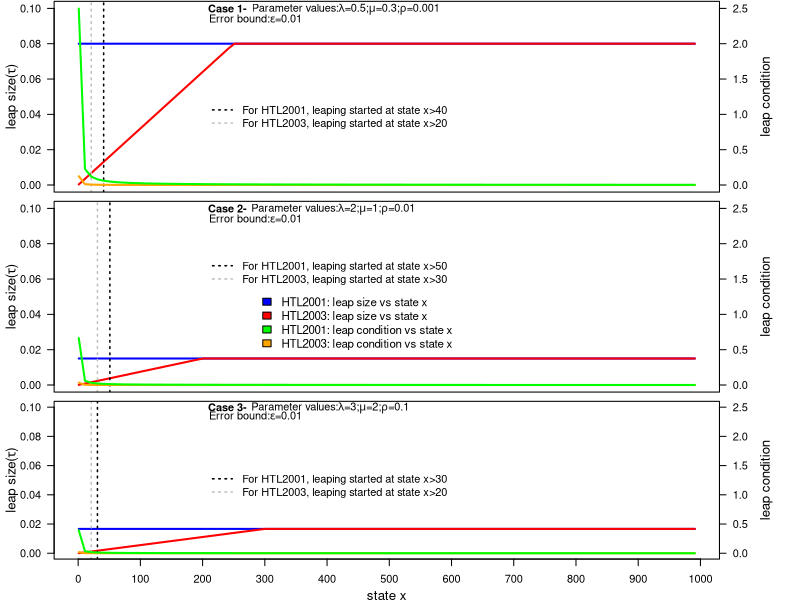

R code for this plot:
####Setting the plot size and resolution (300 dpi)
options(repr.plot.width=8, repr.plot.height=8,repr.plot.res = 300) #Setting plot size

#Based on Gillespie 2001
tau_TotalRate_2001<-function(X,b,d,c,error){
    rate1<- b*X
    #probability of death
    rate2<- d*X
    #probability of catastrophe
    rate3<- c*X
    
    total_rate<- rate1+rate2+rate3 #representing a0(x)
    
     tau<-(error*(b+d))/(abs(b-d)*max(b,d)) 
    leap_condition<- 2/total_rate
    return(list(tau=tau,leap_conditions=leap_condition))
}

#Based on Gillespie & Petzold 2003
tau_TotalRate_2003<-function(X,b,d,c,error){  
   rate1<- b*X
    #probability of death
    rate2<- d*X
    #probability of catastrophe
    rate3<- c*X
    
    total_rate<- rate1+rate2+rate3 #representing a0(x)
     #Computing tau from equation 6 based on Gillespie & Petzold 2003
    Leap_sizes1= (error*(b+d))/(abs(b^2-b*d))
    Leap_sizes2= (error*(b+d))/(abs(b*d-d^2))
    Leap_sizes3= X*(error*(b+d))^2/(b^3+ d*b^2)
    Leap_sizes4= X*(error*(b+d))^2/(b*d^2+ d^3)
    
    #estimate of the tau leap size
    tau=min(Leap_sizes1,Leap_sizes2,Leap_sizes3,Leap_sizes4)  
     leap_condition<- 1/(10*total_rate)
    return(list(tau=tau,leap_condition= leap_condition))
}

#Based on Gillespie & Petzold 2003
tau_TotalRate_2003_2<-function(X,b,d,c,error){  
   rate1<- b*X
    #probability of death
    rate2<- d*X
    #probability of catastrophe
    rate3<- c*X
    
    total_rate<- rate1+rate2+rate3 #representing a0(x)
     #Computing tau from equation 6 based on Gillespie & Petzold 2003
    Leap_sizes1= (error*(b+d))/ (abs(b-d)*max(b,d))
    Leap_sizes2= X*(error*(b+d))^2/((b+d)*max(b^2,d^2))
    
    #estimate of the tau leap size
    tau=min(Leap_sizes1,Leap_sizes2)  
     leap_condition<- 1/(10*total_rate)
    return(list(tau=tau,leap_condition= leap_condition))
}

state<-seq(100,300,by=10)

 for (i in seq_along(state)) print(tau_TotalRate_2003(X=state[i],b=0.5,d=0.3,c=0.001,error=0.01)$tau)

state<- seq(100,300,by=10)

for (i in seq_along(state)) print(tau_TotalRate_2003_2(X=state[i],b=0.5,d=0.3,c=0.001,error=0.01)$tau)


tau2001=tau2003=results2001=results2003=leapCondition2001=leapCondition2003=NULL

state<- seq(1,1000,by=10)
tau2001[["case1"]]=leapCondition2001[["case1"]]=numeric(length(state))
tau2001[["case2"]]=leapCondition2001[["case2"]]=numeric(length(state))
tau2001[["case3"]]=leapCondition2001[["case3"]]=numeric(length(state))

for(i in seq_along(state)) {
results2001[["case1"]]<- tau_TotalRate_2001(X=state[i],b=0.5,d=0.3,c=0.001,error=0.01)
results2001[["case2"]]<- tau_TotalRate_2001(X=state[i],b=2,d=1,c=0.01,error=0.01)  
results2001[["case3"]]<- tau_TotalRate_2001(X=state[i],b=3,d=2,c=0.1,error=0.01)
    
tau2001[["case1"]][i]<-results2001[["case1"]]$tau
tau2001[["case2"]][i]<-results2001[["case2"]]$tau
tau2001[["case3"]][i]<-results2001[["case3"]]$tau
    
leapCondition2001[["case1"]][i]<-results2001[["case1"]]$leap_condition
leapCondition2001[["case2"]][i]<-results2001[["case2"]]$leap_condition
leapCondition2001[["case3"]][i]<-results2001[["case3"]]$leap_condition
}

state<- seq(1,1000,by=10)
tau2003[["case1"]]=leapCondition2003[["case1"]]=numeric(length(state))
tau2003[["case2"]]=leapCondition2003[["case2"]]=numeric(length(state))
tau2003[["case3"]]=leapCondition2003[["case3"]]=numeric(length(state))

for(i in seq_along(state)) {
results2003[["case1"]]<- tau_TotalRate_2003(X=state[i],b=0.5,d=0.3,c=0.001,error=0.01)
results2003[["case2"]]<- tau_TotalRate_2003(X=state[i],b=2,d=1,c=0.01,error=0.01)  
results2003[["case3"]]<- tau_TotalRate_2003(X=state[i],b=3,d=2,c=0.1,error=0.01)
    
tau2003[["case1"]][i]<-results2003[["case1"]]$tau
tau2003[["case2"]][i]<-results2003[["case2"]]$tau
tau2003[["case3"]][i]<-results2003[["case3"]]$tau
    
leapCondition2003[["case1"]][i]<-results2003[["case1"]]$leap_condition
leapCondition2003[["case2"]][i]<-results2003[["case2"]]$leap_condition
leapCondition2003[["case3"]][i]<-results2003[["case3"]]$leap_condition
}

# setting working directory
setwd("/Users/clementtwumasi/Desktop/BDC_Paper_Journal_of_Applied_Probability /LeapSize_conditions_results")

data=NULL
data[["case1"]]= data.frame(state=state,tau2001=tau2001[["case1"]],
                  leapCondition2001=leapCondition2001[["case1"]],tau2003=tau2003[["case1"]],
                 leapCondition2003=leapCondition2003[["case1"]])

data[["case2"]]= data.frame(state=state,tau2001=tau2001[["case2"]],
                  leapCondition2001=leapCondition2001[["case2"]],tau2003=tau2003[["case2"]],
                 leapCondition2003=leapCondition2003[["case2"]])

data[["case3"]]= data.frame(state=state,tau2001=tau2001[["case3"]],
                  leapCondition2001=leapCondition2001[["case3"]],tau2003=tau2003[["case3"]],
                 leapCondition2003=leapCondition2003[["case3"]])

write.csv(data[["case1"]],"LeapSize_State_Condition_Results1.csv")
write.csv(data[["case2"]],"LeapSize_State_Condition_Results2.csv")
write.csv(data[["case3"]],"LeapSize_State_Condition_Results3.csv")

state[which(tau2001$case1==tau2003$case1)]

state[which(tau2001$case2==tau2003$case2)]

#For tau-leaping (For Gillespie) X>=41 and no leaping for X<=31
#state[which(tau2001>leapCondition2001)]
paste("For Gillespie 2001, leaping starts when state x>=",min(state[which(tau2001[["case1"]]>leapCondition2001[["case1"]])]),
      
      "","where the fixed leap size=","",tau2001[["case1"]][which(tau2001[["case1"]]>leapCondition2001[["case1"]])[1]],"",
     "and leap condition >=",leapCondition2001[["case1"]][which(tau2001[["case1"]]>leapCondition2001[["case1"]])[1]])

#0.00672	0.0059449498
#For tau-leaping (For Gillespie) X>=21 and no leaping for X<=11
#state[which(tau2003>leapCondition2003)]

paste("For Gillespie & Petzold 2003, leaping starts when state x>=",
      min(state[which(tau2003[["case1"]]>leapCondition2003[["case1"]])]),
      
      "","where the leap size >=","",tau2003[["case1"]][[which(tau2003[["case1"]]>leapCondition2003[["case1"]])[1]]],"",
     "and leap condition >=",leapCondition2003[["case1"]][[which(tau2003[["case1"]]>leapCondition2003[["case1"]])[1]]])

#For tau-leaping (For Gillespie) X>=51 and no leaping for X<=41
#state[which(tau2001>leapCondition2001)]
paste("For Gillespie 2001, leaping starts when state x>=",min(state[which(tau2001[["case2"]]>leapCondition2001[["case2"]])]),
      
      "","where the fixed leap size=","",tau2001[["case2"]][which(tau2001[["case2"]]>leapCondition2001[["case2"]])[1]],"",
     "and leap condition >=",leapCondition2001[["case2"]][which(tau2001[["case2"]]>leapCondition2001[["case2"]])[1]])


#For tau-leaping (For Gillespie) X>=31 and no leaping for X<=21
#state[which(tau2003>leapCondition2003)]

paste("For Gillespie & Petzold 2003, leaping starts when state x>=",
      min(state[which(tau2003[["case2"]]>leapCondition2003[["case2"]])]),
      
      "","where the leap size >=","",tau2003[["case2"]][[which(tau2003[["case2"]]>leapCondition2003[["case2"]])[1]]],"",
     "and leap condition >=",leapCondition2003[["case2"]][[which(tau2003[["case2"]]>leapCondition2003[["case2"]])[1]]])

#For tau-leaping (For Gillespie) X>=31 and no leaping for X<=21
#state[which(tau2001>leapCondition2001)]
paste("For Gillespie 2001, leaping starts when state x>=",min(state[which(tau2001[["case3"]]>leapCondition2001[["case3"]])]),
      
      "","where the fixed leap size=","",tau2001[["case3"]][which(tau2001[["case3"]]>leapCondition2001[["case3"]])[1]],"",
     "and leap condition >=",leapCondition2001[["case3"]][which(tau2001[["case3"]]>leapCondition2001[["case3"]])[1]])


#For tau-leaping (For Gillespie) X>=21 and no leaping for X<=11
#state[which(tau2003>leapCondition2003)]

paste("For Gillespie & Petzold 2003, leaping starts when state x>=",
      min(state[which(tau2003[["case3"]]>leapCondition2003[["case3"]])]),
      
      "","where the leap size >=","",tau2003[["case3"]][[which(tau2003[["case3"]]>leapCondition2003[["case3"]])[1]]],"",
     "and leap condition >=",leapCondition2003[["case3"]][[which(tau2003[["case3"]]>leapCondition2003[["case3"]])[1]]])



## add extra space to right margin of plot within frame
#par(mar=c(5, 4, 4, 6) + 0.1)

o<-par(mar=c(0.5, 4, 0, 6) + 0.1)
#o<-par(mar=c(0,4,2,2))#Run this before the code below

nf<-layout(matrix(1:3, nrow=3,ncol=1))


#### FIRST PLOT ####
## Plot first set of data and draw its axis

plot(state,tau2001[["case1"]],type="l",col="blue",lwd=2,ylab="",xlab="",
    ylim=c(0,.1),axes=FALSE)

lines(state,tau2003[["case1"]],col="red",lwd=2,ylab="",xlab="")
abline(v=41,col="black",lty=3,lwd=1.5)
abline(v=21,col="grey",lty=3,lwd=1.5)


text1<- c("For HTL2001, leaping started at state x>40",
         "For HTL2003, leaping started at state x>20")
legend(x = 200, y = 0.05, legend = text1,
       col = c("black", "grey"), lty = 3, lwd = 1.5, bty = "n", cex = 1)

# text(400,0.04, paste("For Gillespie 2001, leaping started at state x>40"),col="black",font=2)
# text(440,0.03, paste("For Gillespie & Petzold 2003, leaping started at state x>20"),col="grey",font=2)







axis(2, ylim=c(0,0.1),col="black",las=1,xaxt = "n")  ## las=1 makes horizontal labels

mtext(expression(paste("leap size","(",tau,")") ),side=2,line=2.5,cex=.8)
box()


text(240,.1, "Case 1-",col="black",lwd=3,font=2)

text(430,.0995, expression(paste("Parameter values:"
                ,lambda,"=0.5",";","", mu,"=0.3",";",rho,"=0.001") ),
    col="black",lwd=3,font=2)

text(285,.094, expression(paste("Error bound:"
                ,epsilon,"=0.01") ),col="black",lwd=3,font=2)



## Allow a second plot on the same graph
par(new=TRUE)

## Plot the second plot and put axis scale on right
plot(state,leapCondition2003[["case1"]],type="l",col="orange",lwd=2,ylab="",
    xlab="",axes=FALSE,ylim=c(0,2.5))
lines(state,leapCondition2001[["case1"]],type="l",col="green",lwd=2)
mtext("leap condition",side=4,col="black",line=3,cex=.8) 
axis(4, ylim=c(0,2.5), col="black",col.axis="black",las=1)


## Draw the time axis
axis(1,pretty(range(state),10),xaxt = "n")
#mtext("state x",side=1,col="black",line=2.3)  



########SECOND PLOT #######
#par(mar=c(0, 4, 4, 6) + 0.1)
#par(mar=c(0,4,2,2)
#o<-par(mar=c(0,4,0,2))

#o<-par(mar=c(0, 4, 2, 6) + 0.1)
par(mar=c(0.5, 4, 0, 6) + 0.1)
## Plot first set of data and draw its axis

plot(state,tau2001[["case2"]],type="l",col="blue",lwd=2,ylab="",xlab="",
    ylim=c(0,.1),axes=FALSE)

lines(state,tau2003[["case2"]],col="red",lwd=2,ylab="",xlab="")

abline(v=51,col="black",lty=3,lwd=1.5)


text2<- c("For HTL2001, leaping started at state x>50",
         "For HTL2003, leaping started at state x>30")
legend(x = 200, y = 0.075, legend = text2,
       col = c("black", "grey"), lty = 3, lwd = 1.5, bty = "n", cex = 1)



# text(400,0.07, paste("For Gillespie 2001, leaping started at state x>50"),col="black",font=2)
# text(440,0.06, paste("For Gillespie & Petzold 2003, leaping started at state x>30"),col="grey",font=2)


abline(v=31,col="grey",lty=3,lwd=1.5)


axis(2, ylim=c(0,0.1),col="black",las=1,xaxt = "n")  ## las=1 makes horizontal labels

mtext(expression(paste("leap size","(",tau,")") ),side=2,line=2.5,cex=.8)
box()


text(240,.1, "Case 2-",col="black",lwd=3,font=2)

text(410,.0995, expression(paste("Parameter values:"
                ,lambda,"=2",";","", mu,"=1",";",rho,"=0.01") ),
    col="black",lwd=3,font=2)

text(285,.094, expression(paste("Error bound:"
                ,epsilon,"=0.01") ),col="black",lwd=3,font=2)


text<-c("HTL2001: leap size vs state x","HTL2003: leap size vs state x",
       "HTL2001: leap condition vs state x","HTL2003: leap condition vs state x")

 legend(x=280,y=.055,legend = text,col=c("blue","red","green","orange"),bty = "n",
       cex=1.05, horiz = FALSE,pt.cex = 1,fill=c("blue","red","green","orange"),ncol=1)





## Allow a second plot on the same graph
par(new=TRUE)

## Plot the second plot and put axis scale on right
plot(state,leapCondition2003[["case2"]],type="l",col="orange",lwd=2,ylab="",
    xlab="",axes=FALSE,ylim=c(0,2.5))
lines(state,leapCondition2001[["case2"]],type="l",col="green",lwd=2)
mtext("leap condition",side=4,col="black",line=3,cex=.8) 
axis(4, ylim=c(0,2.5), col="black",col.axis="black",las=1)


## Draw the time axis
axis(1,pretty(range(state),10),xaxt = "n")
#mtext("state x",side=1,col="black",line=2.3)  




########THIRD PLOT #######
#par(mar=c(4,4,0,2))
#par(mar=c(5, 4, 0, 6) + 0.1)
par(mar=c(3, 4, 0, 6) + 0.1)
## Plot first set of data and draw its axis

plot(state,tau2001[["case3"]],type="l",col="blue",lwd=2,ylab="",xlab="",
    ylim=c(0,.1),axes=FALSE)

lines(state,tau2003[["case3"]],col="red",lwd=2,ylab="",xlab="")

abline(v=31,col="black",lty=3,lwd=1.5)


text3<- c("For HTL2001, leaping started at state x>30",
         "For HTL2003, leaping started at state x>20")
legend(x = 200, y = 0.06, legend = text3,
       col = c("black", "grey"), lty = 3, lwd = 1.5, bty = "n", cex = 1)

# text(400,0.06, paste("For Gillespie 2001, leaping started at state x>30"),col="black",font=2)
# text(440,0.05, paste("For Gillespie & Petzold 2003, leaping started at state x>20"),col="grey",font=2)


abline(v=21,col="grey",lty=3,lwd=1.5)


axis(2, ylim=c(0,0.1),col="black",las=1,xaxt = "n")  ## las=1 makes horizontal labels

mtext(expression(paste("leap size","(",tau,")") ),side=2,line=2.5,cex=.8)
box()


text(240,.1, "Case 3-",col="black",lwd=3,font=2)

text(405,.0995, expression(paste("Parameter values:"
                ,lambda,"=3",";","", mu,"=2",";",rho,"=0.1") ),
    col="black",lwd=3,font=2)

text(285,.094, expression(paste("Error bound:"
                ,epsilon,"=0.01") ),col="black",lwd=3,font=2)



## Allow a second plot on the same graph
par(new=TRUE)

## Plot the second plot and put axis scale on right
plot(state,leapCondition2003[["case3"]],type="l",col="orange",lwd=2,ylab="",
    xlab="",axes=FALSE,ylim=c(0,2.5))
lines(state,leapCondition2001[["case3"]],type="l",col="green",lwd=2)
mtext("leap condition",side=4,col="black",line=3, cex=.8) 
axis(4, ylim=c(0,2.5), col="black",col.axis="black",las=1)


## Draw the time axis
axis(1,pretty(range(state),10))
mtext("state x",side=1,col="black",line=2.3,cex=.8)  



par(o)
